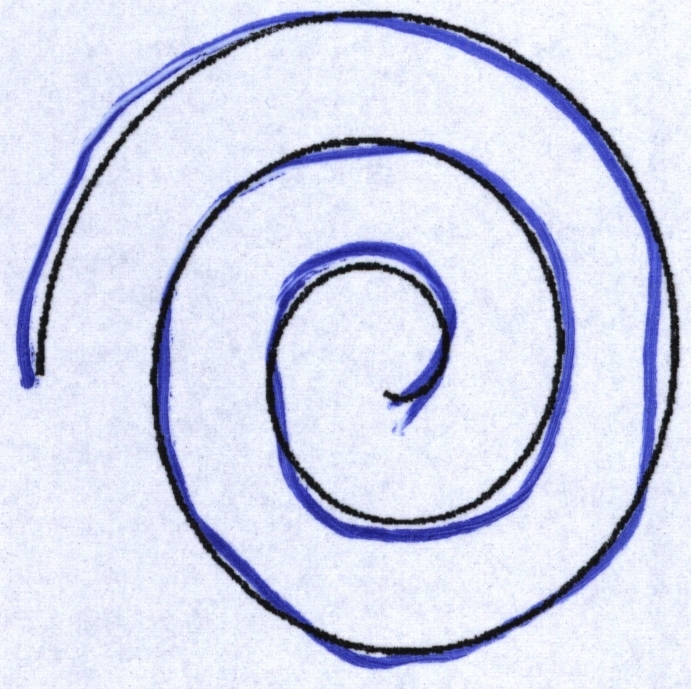
#> input picture normal2.jpg, 691 x 689 px, given in place of imagem1.jpg, which was not available
$ python parkson.py
#> lines starting #> are read from the running program, lines starting #| are printed output that depends on the picture; pictures that were not available may be replaced by others from this repository, and a replacement may not be noted
# -*- coding: utf-8 -*-
"""
Created on Wed Jun 26 21:33:36 2019

@author: kayo_
"""

import glob
import os
import cv2
import numpy as np
from sklearn.svm import SVC

imagem1_g = cv2.imread('images/imagem1.jpg')
#> imagem1_g is the input picture: shape (689, 691, 3); mean B, G, R 234.2, 214.1, 210.1
imagem2_g = cv2.imread('images/imagem2.jpg')
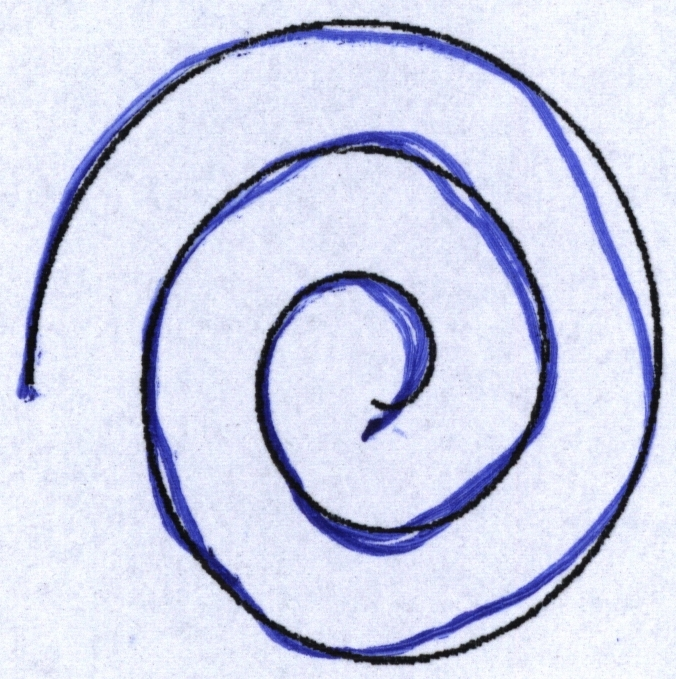
#> input picture normal3.jpg, 676 x 679 px, given in place of imagem2.jpg, which was not available
#> imagem2_g is the input picture: shape (679, 676, 3); mean B, G, R 232.1, 209.9, 205.8
imagem3_g = cv2.imread('images/imagem3.jpg')
imagem4_g = cv2.imread('images/imagem4.jpg')
imagem5_g = cv2.imread('images/imagem5.jpg')
imagem6_g = cv2.imread('images/imagem6.jpg')
imagem7_g = cv2.imread('images/imagem7.jpg')
imagem8_g = cv2.imread('images/imagem8.jpg')
imagem9_g = cv2.imread('images/imagem9.jpg')
imagem10_g = cv2.imread('images/imagem10.jpg')
imagem11_g = cv2.imread('images/imagem11.jpg')
imagem12_g = cv2.imread('images/imagem12.jpg')
imagem13_g = cv2.imread('images/imagem13.jpg')
imagem14_g = cv2.imread('images/imagem14.jpg')
imagem15_g = cv2.imread('images/imagem15.jpg')


imagem1 = cv2.resize(imagem1_g, (200,200),interpolation = cv2.INTER_AREA)
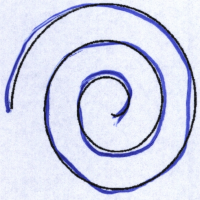
#> imagem1: shape (200, 200, 3); mean B, G, R 234.2, 214.1, 210.1
imagem2 = cv2.resize(imagem2_g, (200,200),interpolation = cv2.INTER_AREA)
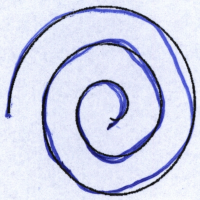
#> imagem2: shape (200, 200, 3); mean B, G, R 232.1, 209.9, 205.8
imagem3 = cv2.resize(imagem3_g, (200,200),interpolation = cv2.INTER_AREA)
#> (the run stopped early here; a loop or call above may not have finished)
